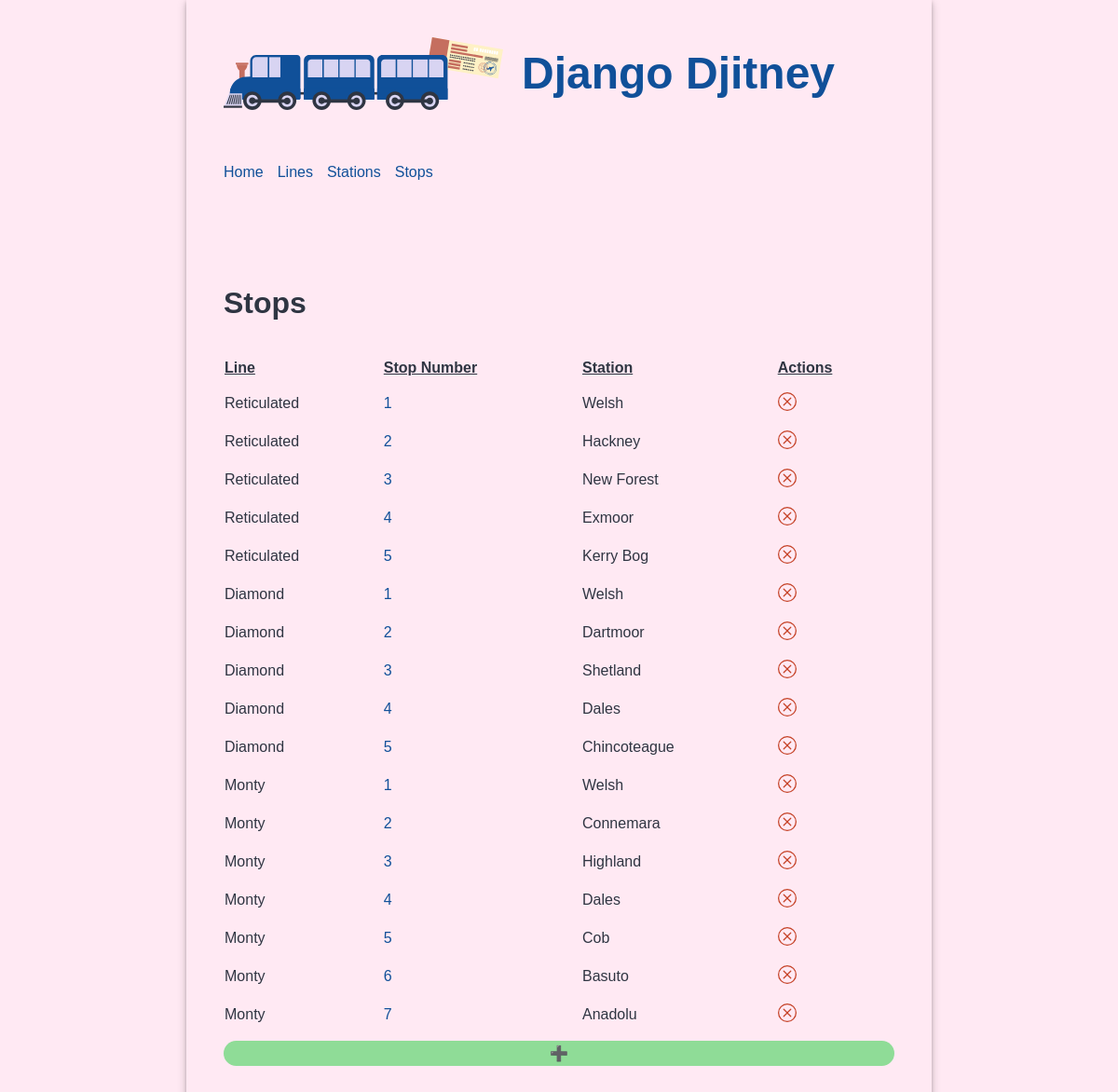
The app's page /stops/ with its own data.
### routes/models.py (models this page shows, shortened)
class Stop(models.Model):
  class Meta:
    unique_together = (('line', 'stop_number'))
  line = models.ForeignKey(Line, on_delete=models.CASCADE)
  station = models.ForeignKey(Station, on_delete=models.CASCADE)
  stop_number = models.PositiveIntegerField()

class Line(models.Model):
  name = models.CharField(unique=True, max_length=200)

class Station(models.Model):
  name = models.CharField(unique=True, max_length=200)
  accessible = models.BooleanField(default=False)

### routes/views.py (the view)
# urls.py: path('stops/', views.StopsView.as_view(), name='stops'),
class StopsView(ListView):
  model = Stop
  template_name = "routes/stops.html"

### routes/templates/routes/stops.html (shortened to what this page needs)
{% extends 'base.html' %}
{% load static %}
{% block content %}
  <div>
    <h2>Stops</h2>
    <table class="line-table">
      <thead>
        <tr>
          <th>Line</th>
          <th>Stop Number</th>
          <th>Station</th>
          <th>Actions</th>
        </tr>
      </thead>
      <tbody>
      {% for stop in object_list %}
        <tr>
          <td>{{ stop.line.name }}</td>
          <td><a href="{% url "update_stop" stop.id %}">{{ stop.stop_number }}</a></td>
          <td>{{ stop.station.name }}</td>
          <td><a href="{% url "delete_stop" stop.id %}" style="text-decoration: none; color: inherit;"></a></td>
        </tr>
      {% endfor %}
      </tbody>
    </table>
    <a href="{% url "create_stop" %}" class="add-stop" style="display: inherit; text-align: center; border-radius: 15px; text-decoration: none; color: inherit; padding: 4px; background-color: #8FDC97;">➕</a>
  </div>
{% endblock %}

### routes/static/routes/style.css (style rules this page uses)
body { font-family: 'IBM Plex Sans', sans-serif; margin: 0; background-color: #FFE9F3; }
main h2 { font-size: 2em; color: #2f3542; }
main table { text-align: left; border-collapse: separate; border-spacing: 0 15px; width: 100%; color: #2f3542; }
main table th { text-align: left; border-collapse: separate; border-spacing: 0 15px; text-decoration: underline; color: #2f3542; }
a { text-decoration: none; color: #105099; }

### records on screen
Stop: line.name "Reticulated", stop_number "1", station.name "Welsh"
Stop: line.name "Reticulated", stop_number "2", station.name "Hackney"
Stop: line.name "Reticulated", stop_number "3", station.name "New Forest"
Stop: line.name "Reticulated", stop_number "4", station.name "Exmoor"
Stop: line.name "Reticulated", stop_number "5", station.name "Kerry Bog"
Stop: line.name "Diamond", stop_number "1", station.name "Welsh"
Stop: line.name "Diamond", stop_number "2", station.name "Dartmoor"
Stop: line.name "Diamond", stop_number "3", station.name "Shetland"
Stop: line.name "Diamond", stop_number "4", station.name "Dales"
Stop: line.name "Diamond", stop_number "5", station.name "Chincoteague"
Stop: line.name "Monty", stop_number "1", station.name "Welsh"
Stop: line.name "Monty", stop_number "2", station.name "Connemara"
Stop: line.name "Monty", stop_number "3", station.name "Highland"
Stop: line.name "Monty", stop_number "4", station.name "Dales"
Stop: line.name "Monty", stop_number "5", station.name "Cob"
Stop: line.name "Monty", stop_number "6", station.name "Basuto"
Stop: line.name "Monty", stop_number "7", station.name "Anadolu"
